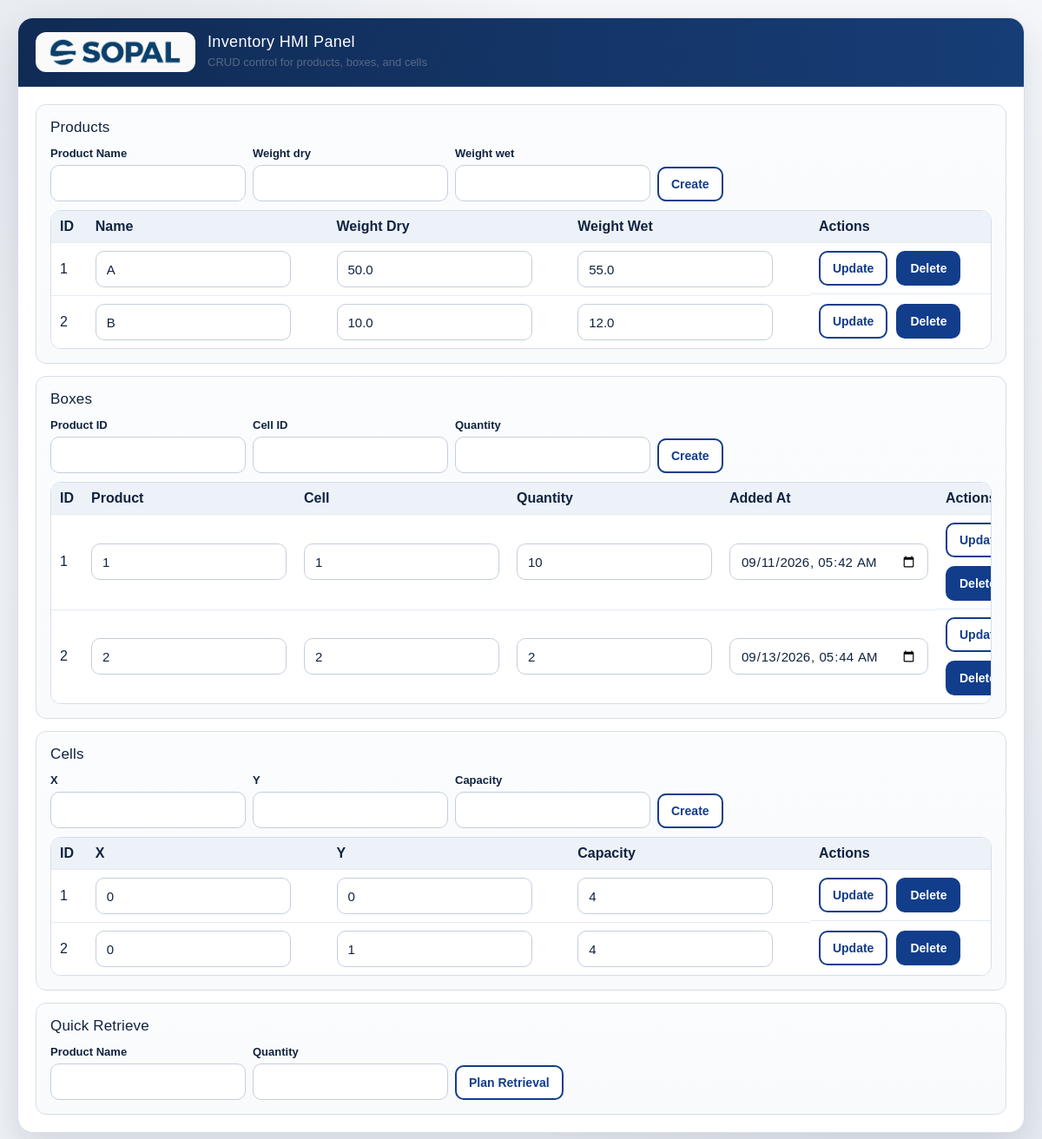
/admin, run on an earlier commit of the app's database.
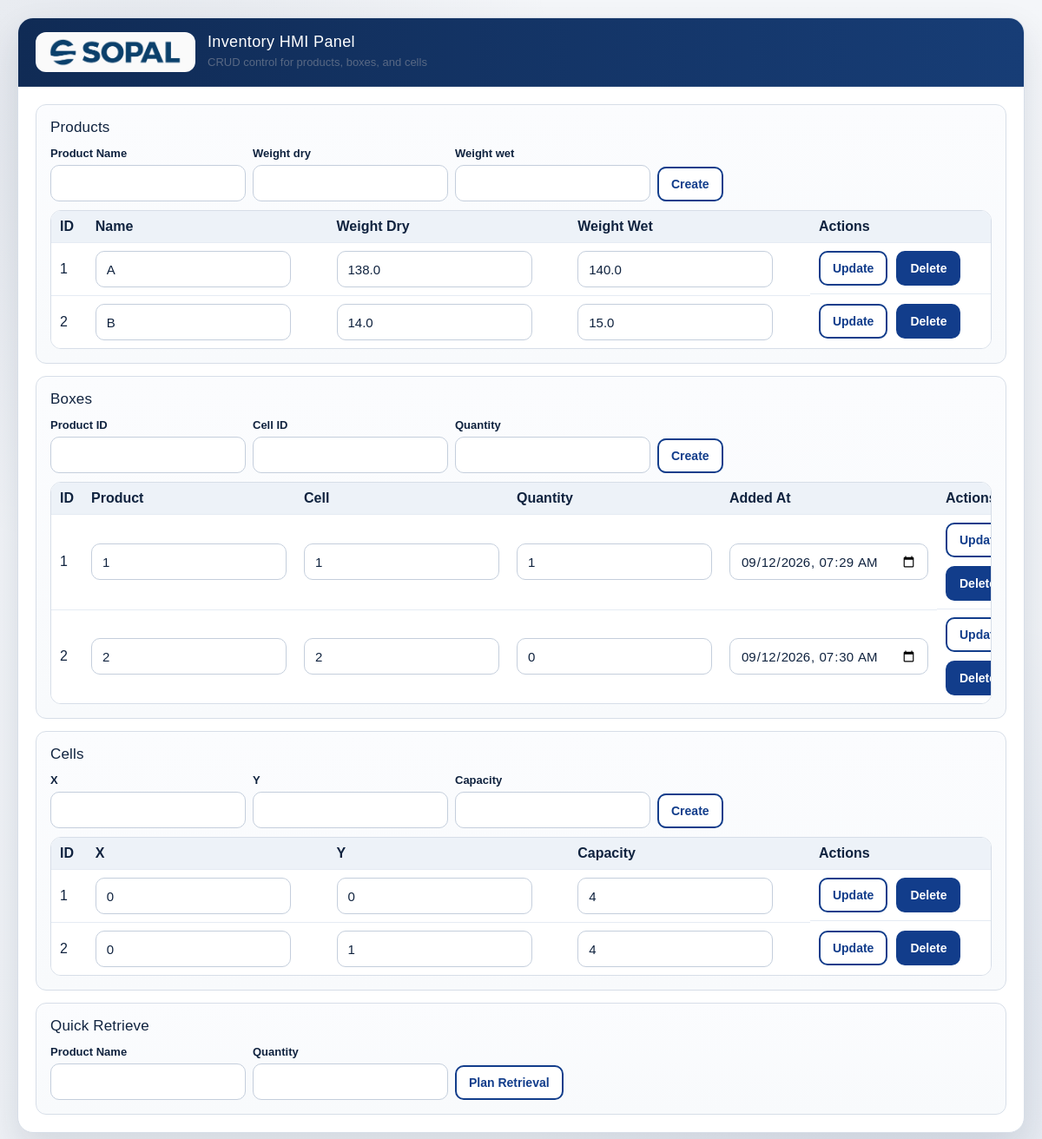
And on a later commit of the database.
### models/product.py (models this page shows)
class Product(Base):
	__tablename__ = 'products'
	id = Column(Integer, primary_key=True)
	name = Column(String(100), nullable=False, unique=True)
	weight_dry = Column(Float, nullable=True)
	weight_wet = Column(Float, nullable=True)
	def as_dict(self):
		return {"id": self.id, "name": self.name, "weight_dry": self.weight_dry, "weight_wet": self.weight_wet}

### app.py (the view)
@app.route('/admin')
def admin():
	db = get_session()
	try:
		products = [p.as_dict() for p in db.query(Product).order_by(Product.id).all()]
		boxes = [b.as_dict() for b in db.query(Box).order_by(Box.id).all()]
		cells = [c.as_dict() for c in db.query(Cell).order_by(Cell.id).all()]
	finally:
		db.close()
	return render_template('admin.html', products=products, boxes=boxes, cells=cells)

### database.py (called while the page is built)
def get_session():
	return SessionLocal()

### models/box.py (called while the page is built)
	def as_dict(self):
		return {"id": self.id, "product_id": self.product_id, "cell_id": self.cell_id, "quantity": self.quantity, "added_at": self.added_at.isoformat() if self.added_at else None}

### models/cell.py (called while the page is built)
	def as_dict(self):
		return {"id": self.id, "x": self.x, "y": self.y, "capacity": self.capacity}

### templates/admin.html (shortened to what this page needs)
<!doctype html>
<html>
<head>
	<link rel="stylesheet" href="{{ url_for('static', filename='css/hmi.css') }}">
</head>
<body class="stack">
	<main class="panel panel--wide">
		<div class="panel-top">
			<img class="logo" src="{{ url_for('static', filename='logo/logo.png') }}" alt="Logo">
			<div>
				<h1 class="title">Inventory HMI Panel</h1>
				<p class="subtitle">CRUD control for products, boxes, and cells</p>
			</div>
		</div>
		<div class="panel-body">
			<section class="section">
				<h2>Products</h2>
				<form action="/admin/products/create" method="post" class="row-form">
					<label>Product Name <input name="product_name" required></label>
					<label>Weight dry <input name="weight_dry" type="number" step="0.01"></label>
					<label>Weight wet <input name="weight_wet" type="number" step="0.01"></label>
					<button type="submit">Create</button>
				</form>
				<div class="table-wrap">
					<table>
					<tr><th>ID</th><th>Name</th><th>Weight Dry</th><th>Weight Wet</th><th>Actions</th></tr>
					{% for p in products %}
					<tr>
						<td>{{p.id}}</td>
						<td><input name="name" value="{{p.name}}" form="product-update-{{p.id}}" required></td>
						<td><input name="weight_dry" type="number" step="0.01" value="{{p.weight_dry if p.weight_dry is not none else ''}}" form="product-update-{{p.id}}"></td>
						<td><input name="weight_wet" type="number" step="0.01" value="{{p.weight_wet if p.weight_wet is not none else ''}}" form="product-update-{{p.id}}"></td>
						<td class="actions">
							<form id="product-update-{{p.id}}" action="/admin/products/{{p.id}}/update" method="post" class="inline">
								<button type="submit">Update</button>
							</form>
							<form action="/admin/products/{{p.id}}/delete" method="post" class="inline" onsubmit="return confirm('Delete this product and all its boxes?')">
								<button type="submit" class="danger">Delete</button>
							</form>
						</td>
					</tr>
					{% endfor %}
					</table>
				</div>
			</section>
			<section class="section">
				<h2>Boxes</h2>
				<form action="/admin/boxes/create" method="post" class="row-form">
					<label>Product ID <input name="product_id" type="number" required></label>
					<label>Cell ID <input name="cell_id" type="number"></label>
					<label>Quantity <input name="quantity" type="number" min="0" required></label>
					<button type="submit">Create</button>
				</form>
				<div class="table-wrap">
					<table>
					<tr><th>ID</th><th>Product</th><th>Cell</th><th>Quantity</th><th>Added At</th><th>Actions</th></tr>
					{% for b in boxes %}
					<tr>
						<td>{{b.id}}</td>
						<td><input name="product_id" type="number" value="{{b.product_id}}" form="box-update-{{b.id}}" required></td>
						<td><input name="cell_id" type="number" value="{{b.cell_id if b.cell_id is not none else ''}}" form="box-update-{{b.id}}"></td>
						<td><input name="quantity" type="number" min="0" value="{{b.quantity}}" form="box-update-{{b.id}}" required></td>
						<td><input name="added_at" type="datetime-local" value="{{(b.added_at or '')[:16]}}" form="box-update-{{b.id}}"></td>
						<td class="actions">
							<form id="box-update-{{b.id}}" action="/admin/boxes/{{b.id}}/update" method="post" class="inline">
								<button type="submit">Update</button>
							</form>
							<form action="/admin/boxes/{{b.id}}/delete" method="post" class="inline" onsubmit="return confirm('Delete this box?')">
								<button type="submit" class="danger">Delete</button>
							</form>
						</td>
					</tr>
					{% endfor %}
					</table>
				</div>
			</section>
			<section class="section">
				<h2>Cells</h2>
				<form action="/admin/cells/create" method="post" class="row-form">
					<label>X <input name="x" type="number" required></label>
					<label>Y <input name="y" type="number" required></label>
					<label>Capacity <input name="capacity" type="number" min="1" required></label>
					<button type="submit">Create</button>
				</form>
				<div class="table-wrap">
					<table>
					<tr><th>ID</th><th>X</th><th>Y</th><th>Capacity</th><th>Actions</th></tr>
					{% for c in cells %}
					<tr>
						<td>{{c.id}}</td>
						<td><input name="x" type="number" value="{{c.x}}" form="cell-update-{{c.id}}" required></td>
						<td><input name="y" type="number" value="{{c.y}}" form="cell-update-{{c.id}}" required></td>
						<td><input name="capacity" type="number" min="1" value="{{c.capacity}}" form="cell-update-{{c.id}}" required></td>
						<td class="actions">
							<form id="cell-update-{{c.id}}" action="/admin/cells/{{c.id}}/update" method="post" class="inline">
								<button type="submit">Update</button>
							</form>
							<form action="/admin/cells/{{c.id}}/delete" method="post" class="inline" onsubmit="return confirm('Delete this cell? It must be empty.')">
								<button type="submit" class="danger">Delete</button>
							</form>
						</td>
					</tr>
					{% endfor %}
					</table>
				</div>
			</section>
			<section class="section">
				<h2>Quick Retrieve</h2>
				<form action="/retrieve/plan" method="post" class="quick-form">
					<label>Product Name <input name="product_name" required></label>
					<label>Quantity <input name="quantity" type="number" min="1" required></label>
					<button type="submit">Plan Retrieval</button>
				</form>
			</section>
		</div>
	</main>
</body>
</html>

### static/css/hmi.css (style rules this page uses)
:root { --page-bg: #eef1f5; --page-accent: rgba(19, 43, 86, 0.08); --panel: #ffffff; --panel-soft: #f7f9fc; --border: #d7dee8; --border-strong: #c4cedc; --text: #10233f; --text-soft: #627089; --accent: #123d8b; --accent-hover: #0f3372; --danger: #123d8b; --danger-hover: #732038; --success: #126b47; --warning: #966400; --table-head: #edf2f8; --shadow: 0 18px 40px rgba(13, 32, 63, 0.12); --radius: 18px; --radius-sm: 12px; }
* { box-sizing: border-box; }
html { -webkit-text-size-adjust: 100%; }
body { margin: 0; min-height: 100vh; font-family: "Aeonik", sans-serif; color: var(--text); background: radial-gradient(circle at 12% 10%, var(--page-accent), transparent 32%), radial-gradient(circle at 88% 88%, rgba(18, 61, 139, 0.06), transparent 30%), linear-gradient(180deg, #f4f6f9 0%, var(--page-bg) 100%); padding: 20px; }
body.stack { display: flex; align-items: flex-start; justify-content: center; }
.panel { width: 100%; background: var(--panel); border: 1px solid var(--border); border-radius: var(--radius); box-shadow: var(--shadow); overflow: hidden; }
.panel--wide { max-width: 1180px; }
.panel-top { background: linear-gradient(90deg, #102b55 0%, #173d76 100%); color: #fff; padding: 16px 20px; display: flex; align-items: center; gap: 14px; border-bottom: 1px solid rgba(255, 255, 255, 0.08); }
.logo { width: 184px; height: 46px; object-fit: contain; background: rgb(250, 250, 250); border-radius: 12px; padding: 6px; flex: 0 0 auto; }
.title { margin: 0; font-family: "Monument", sans-serif; font-size: 18px; font-weight: 400; letter-spacing: 0.02em; }
.subtitle { margin: 4px 0 0; font-size: 13px; line-height: 1.4; opacity: 0.88; }
.panel-body { padding: 20px; }
.toolbar, .actions { display: flex; gap: 10px; flex-wrap: wrap; align-items: center; }
.section { border: 1px solid var(--border); border-radius: var(--radius-sm); background: linear-gradient(180deg, #fbfcfe 0%, #f8fafc 100%); padding: 16px; margin-top: 14px; }
.section:first-child { margin-top: 0; }
h2 { margin: 0 0 12px; font-size: 17px; font-family: "Monument", sans-serif; font-weight: 400; letter-spacing: 0.01em; }
p { margin: 0; }
.helper, .hint, .subtitle, .stat-label, .summary-label { color: var(--text-soft); }
.row-form, .quick-form { display: flex; gap: 8px; flex-wrap: wrap; align-items: end; }
label { display: grid; gap: 6px; font-size: 13px; font-weight: 700; color: var(--text); }
input[type="number"], input[type="text"], input[type="datetime-local"], input { height: 42px; min-width: 0; border: 1px solid var(--border-strong); border-radius: 10px; padding: 0 12px; font-size: 15px; font-family: "Aeonik", sans-serif; color: var(--text); background: #fff; outline: none; transition: border-color 0.18s ease, box-shadow 0.18s ease, background 0.18s ease; }
button { height: 40px; border: 2px solid var(--accent); border-radius: 10px; background: #fff; color: var(--accent); font-size: 14px; font-weight: 700; font-family: "Aeonik", sans-serif; padding: 0 14px; cursor: pointer; transition: background 0.18s ease, transform 0.18s ease, box-shadow 0.18s ease; }
button.danger { background: var(--danger); color: #fff; }
.table-wrap { border: 1px solid var(--border); border-radius: 12px; overflow: hidden; background: #fff; margin-top: 10px; }
table { border-collapse: collapse; width: 100%; background: #fff; min-width: 100%; }
th, td { border-bottom: 1px solid #e5ebf3; padding: 9px 10px; text-align: left; white-space: nowrap; vertical-align: middle; }
th { background: var(--table-head); font-weight: 700; color: var(--text); }
tr:last-child td { border-bottom: 0; }
.actions .inline { display: inline-block; margin: 0; }
.actions { white-space: nowrap; }

What changed in the data, as far as the page shows it:
changed Product id 1: weight_dry "50.0" → "138.0"; weight_wet "55.0" → "140.0"
changed Product id 2: weight_dry "10.0" → "14.0"; weight_wet "12.0" → "15.0"
Also different on the page:
form field quantity: "10" → "1"
form field added_at: "09/11/2026 05:42" → "09/12/2026 07:29"
form field quantity: "2" → "0"
form field added_at: "09/13/2026 05:44" → "09/12/2026 07:30"
